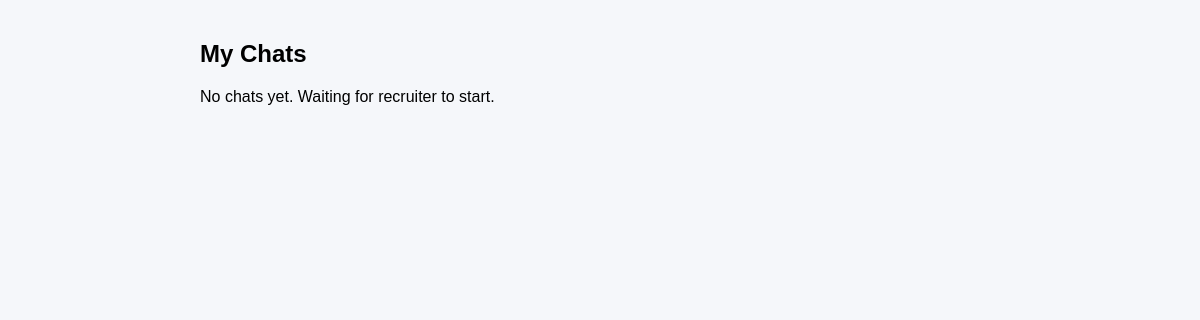
Page /chat/my-chats/ (signed in) on the earlier database version.
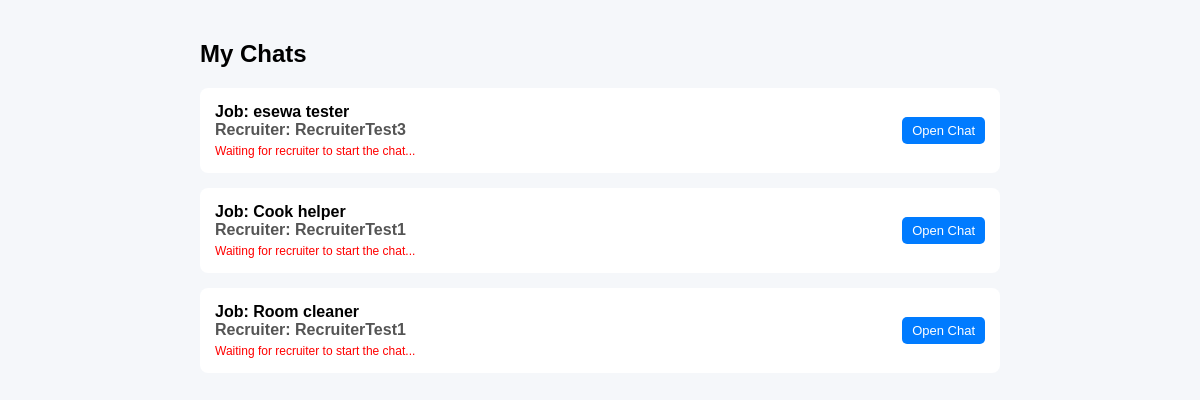
Same page on the later database version.
### chat/models.py (models this page shows, shortened)
class ChatRoom(models.Model):
    recruiter = models.ForeignKey(User, on_delete=models.CASCADE, related_name='recruiter_chats')
    applicant = models.ForeignKey(User, on_delete=models.CASCADE, related_name='applicant_chats')
    job = models.ForeignKey(Job, on_delete=models.CASCADE)
    created_at = models.DateTimeField(auto_now_add=True)

### Job_Post/models.py (models this page shows, shortened)
class Job(models.Model):
    JOB_TYPE_CHOICES = [
        ('Part Time', 'Part Time'),
        ('Full Time', 'Full Time'),
        ('Flexible', 'Flexible'),
    ]
    recruiter = models.ForeignKey(
        User,
        on_delete=models.CASCADE,
        related_name='jobs'
    )
    title = models.CharField(max_length=200)
    tags = models.CharField(max_length=200)
    job_type = models.CharField(
        max_length=50,
        choices=JOB_TYPE_CHOICES,
        default='Full Time'
    )
    min_salary = models.IntegerField(null=True, blank=True)
    max_salary = models.IntegerField(null=True, blank=True)
    negotiable = models.BooleanField(default=False)
    description = models.TextField()
    responsibilities = models.TextField()
    image = models.ImageField(
        upload_to='job_images/',
        null=True,
        blank=True
    )
    is_active = models.BooleanField(default=False)
    created_at = models.DateTimeField(auto_now_add=True)
    deadline = models.DateTimeField(null=True, blank=True)

### chat/views.py (the view)
# urls.py: path('my-chats/', views.my_chats, name='my_chats'),  # applicant inbox
@login_required
def my_chats(request):
    if request.user.profile.role != "APPLICANT":
        return redirect('home')
    chatrooms = ChatRoom.objects.filter(applicant=request.user).order_by('-created_at')
    return render(request, 'chat/my_chats.html', {'chatrooms': chatrooms})

### templates/chat/my_chats.html (shortened to what this page needs)
<!DOCTYPE html>
<html>
<head>
</head>
<body>
<div class="container">
    <h2>My Chats</h2>
    {% for room in chatrooms %}
        <div class="card">
            <div class="left">
                <strong>Job: {{ room.job.title }}</strong>
                <span class="status">Recruiter: {{ room.recruiter.username }}</span>
                {% if room.messages.count == 0 %}
                    <span class="no-message">Waiting for recruiter to start the chat...</span>
                {% endif %}
            </div>
            <div>
                <a href="{% url 'chat_room' room.id %}" class="btn">Open Chat</a>
            </div>
        </div>
    {% empty %}
        <p>No chats yet. Waiting for recruiter to start.</p>
    {% endfor %}
</div>
</body>
</html>

Differences in the rows shown:
added ChatRoom: job "esewa tester", recruiter.username "RecruiterTest3", shows "Waiting for recruiter to start the chat..."
added ChatRoom: job "Cook helper", recruiter.username "RecruiterTest1", shows "Waiting for recruiter to start the chat..."
added ChatRoom: job "Room cleaner", recruiter.username "RecruiterTest1", shows "Waiting for recruiter to start the chat..."
Other differences:
text no longer shown: "No chats yet. Waiting for recruiter to start."
